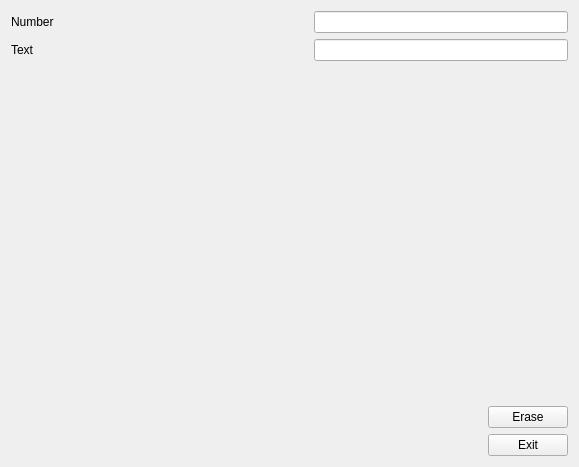
<?xml version="1.0" encoding="UTF-8"?>
<ui version="4.0">
 <class>NumberAndText</class>
 <widget class="QWidget" name="NumberAndText">
  <property name="geometry">
   <rect>
    <x>0</x>
    <y>0</y>
    <width>579</width>
    <height>467</height>
   </rect>
  </property>
  <property name="windowTitle">
   <string>Form</string>
  </property>
  <layout class="QVBoxLayout" name="verticalLayout_3">
   <item>
    <layout class="QHBoxLayout" name="horizontalLayout">
     <item>
      <layout class="QVBoxLayout" name="verticalLayout_2">
       <item>
        <widget class="QLabel" name="label">
         <property name="text">
          <string>Number</string>
         </property>
        </widget>
       </item>
       <item>
        <widget class="QLabel" name="label_2">
         <property name="text">
          <string>Text</string>
         </property>
        </widget>
       </item>
      </layout>
     </item>
     <item>
      <spacer name="horizontalSpacer_3">
       <property name="orientation">
        <enum>Qt::Horizontal</enum>
       </property>
       <property name="sizeHint" stdset="0">
        <size>
         <width>40</width>
         <height>20</height>
        </size>
       </property>
      </spacer>
     </item>
     <item>
      <layout class="QVBoxLayout" name="verticalLayout">
       <item>
        <widget class="QLineEdit" name="lineEdit">
         <property name="styleSheet">
          <string notr="true">color:red;</string>
         </property>
         <property name="inputMask">
          <string>000000000000000000000000000000</string>
         </property>
         <property name="maxLength">
          <number>30</number>
         </property>
         <property name="frame">
          <bool>true</bool>
         </property>
        </widget>
       </item>
       <item>
        <widget class="QLineEdit" name="lineEdit_2">
         <property name="styleSheet">
          <string notr="true">color: blue;</string>
         </property>
         <property name="inputMask">
          <string>aaaaaaaaaaaaaaaaaaaaaaaaaaaaaa</string>
         </property>
         <property name="maxLength">
          <number>30</number>
         </property>
        </widget>
       </item>
      </layout>
     </item>
    </layout>
   </item>
   <item>
    <spacer name="verticalSpacer">
     <property name="orientation">
      <enum>Qt::Vertical</enum>
     </property>
     <property name="sizeHint" stdset="0">
      <size>
       <width>20</width>
       <height>280</height>
      </size>
     </property>
    </spacer>
   </item>
   <item>
    <layout class="QHBoxLayout" name="horizontalLayout_3">
     <item>
      <spacer name="horizontalSpacer">
       <property name="orientation">
        <enum>Qt::Horizontal</enum>
       </property>
       <property name="sizeHint" stdset="0">
        <size>
         <width>40</width>
         <height>20</height>
        </size>
       </property>
      </spacer>
     </item>
     <item>
      <widget class="QPushButton" name="pushButton_2">
       <property name="text">
        <string>Erase</string>
       </property>
      </widget>
     </item>
    </layout>
   </item>
   <item>
    <layout class="QHBoxLayout" name="horizontalLayout_4">
     <item>
      <spacer name="horizontalSpacer_2">
       <property name="orientation">
        <enum>Qt::Horizontal</enum>
       </property>
       <property name="sizeHint" stdset="0">
        <size>
         <width>40</width>
         <height>20</height>
        </size>
       </property>
      </spacer>
     </item>
     <item>
      <widget class="QPushButton" name="pushButton">
       <property name="text">
        <string>Exit</string>
       </property>
      </widget>
     </item>
    </layout>
   </item>
  </layout>
 </widget>
 <resources/>
 <connections>
  <connection>
   <sender>pushButton</sender>
   <signal>released()</signal>
   <receiver>NumberAndText</receiver>
   <slot>close()</slot>
   <hints>
    <hint type="sourcelabel">
     <x>545</x>
     <y>443</y>
    </hint>
    <hint type="destinationlabel">
     <x>201</x>
     <y>316</y>
    </hint>
   </hints>
  </connection>
  <connection>
   <sender>pushButton_2</sender>
   <signal>released()</signal>
   <receiver>lineEdit</receiver>
   <slot>clear()</slot>
   <hints>
    <hint type="sourcelabel">
     <x>518</x>
     <y>395</y>
    </hint>
    <hint type="destinationlabel">
     <x>346</x>
     <y>30</y>
    </hint>
   </hints>
  </connection>
  <connection>
   <sender>pushButton_2</sender>
   <signal>released()</signal>
   <receiver>lineEdit_2</receiver>
   <slot>clear()</slot>
   <hints>
    <hint type="sourcelabel">
     <x>513</x>
     <y>383</y>
    </hint>
    <hint type="destinationlabel">
     <x>499</x>
     <y>71</y>
    </hint>
   </hints>
  </connection>
 </connections>
</ui>
